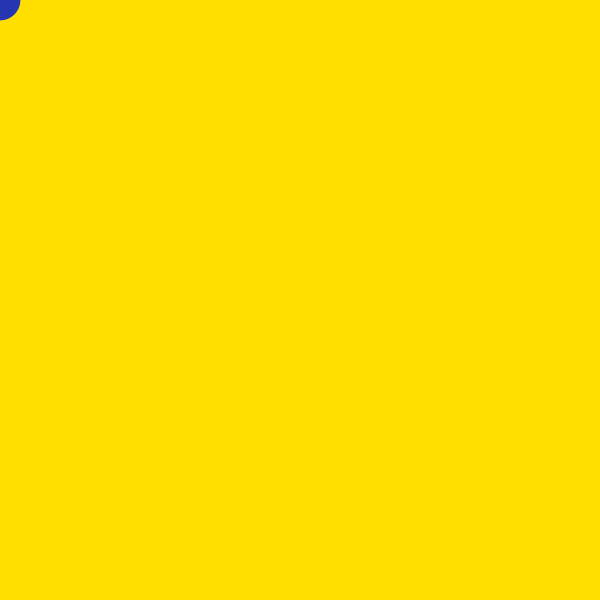
Frame 1 (no input)
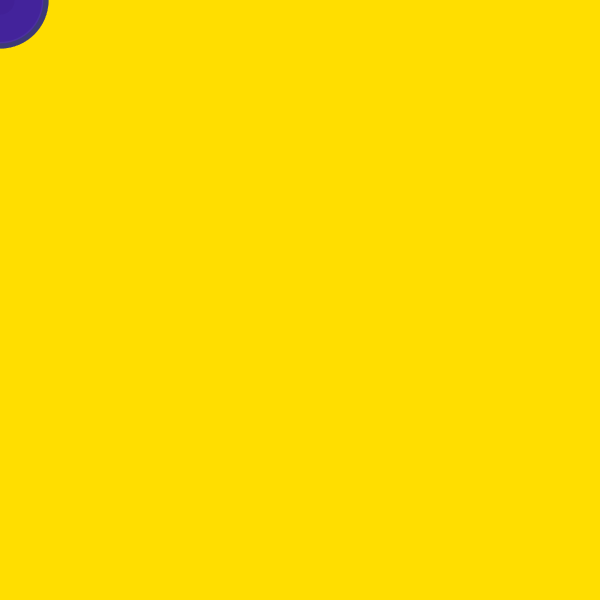
Frame 60 (the mouse pressed at the canvas centre just before this capture)
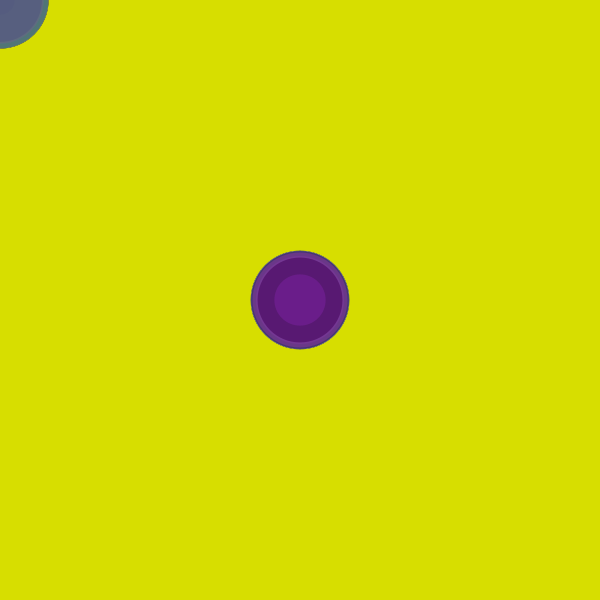
Frame 120 (the mouse held since frame 60 and released just before this capture)

The Processing sketch that drew these frames (run headless with seeded random() and noise(); from frame 60 on, the mouse is pressed at the canvas centre):

// Processing sketch: colcom1
// ── colcom1.pde
int col;
void setup() {
  size(600, 600); 
  colorMode(HSB);
  smooth();
  noStroke();
  iniciar();
}

void draw() {
  fill((col+128)%256,255,255,1);
  rect(0,0,width,height);
  float grosor = random(20,100);
  fill(color(col,200,random(100,180)));
  ellipse(mouseX,mouseY,grosor,grosor);
  col += int(random(-1,2));
  col = col%256;
}

void keyPressed(){
   if(key == 'r'){
      iniciar();
   } 
}

void iniciar(){
  col = int(random(256));
  background((col+128)%256,255,255);
}
